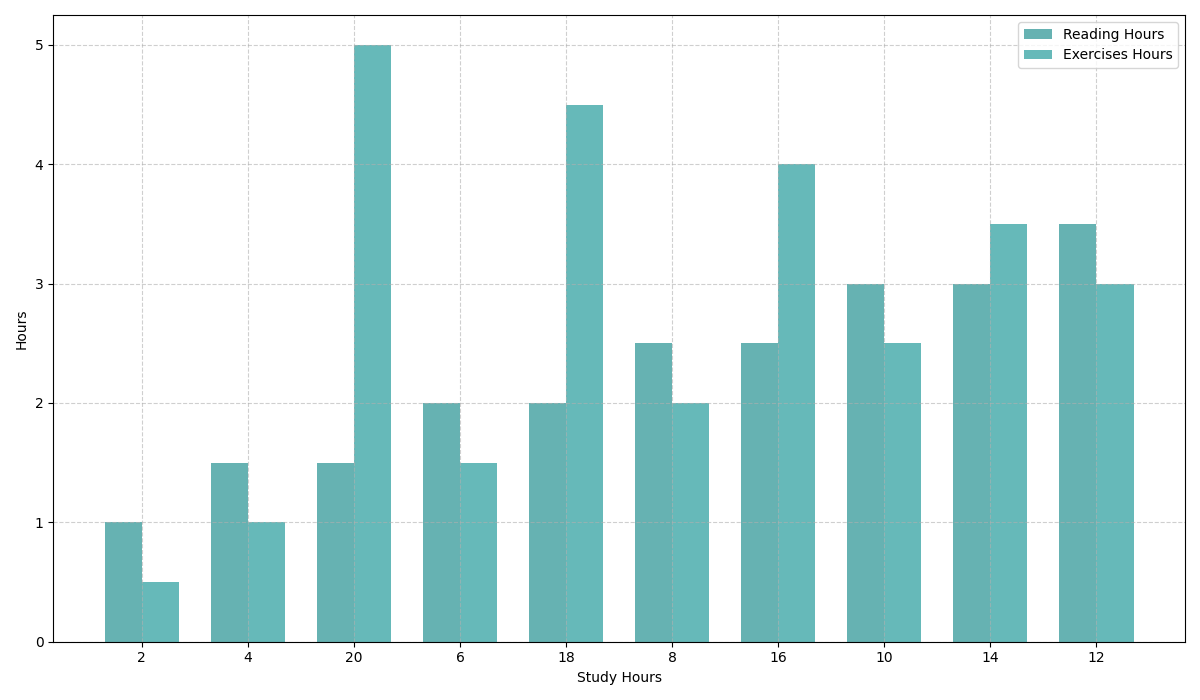

Reproduce this figure in Python.
import matplotlib.pyplot as plt
import numpy as np

study_hours = np.array([2, 4, 6, 8, 10, 12, 14, 16, 18, 20])
reading_hours = np.array([1, 1.5, 2, 2.5, 3, 3.5, 3, 2.5, 2, 1.5])
exercises_hours = np.array([0.5, 1, 1.5, 2, 2.5, 3, 3.5, 4, 4.5, 5])

# Sort indices based on reading_hours
sorted_indices = np.argsort(reading_hours)

# Sorted data
sorted_study_hours = study_hours[sorted_indices]
sorted_reading_hours = reading_hours[sorted_indices]
sorted_exercises_hours = exercises_hours[sorted_indices]

fig, ax1 = plt.subplots(figsize=(12, 7))

bar_width = 0.35
bar_positions = np.arange(len(sorted_study_hours))

ax1.bar(bar_positions, sorted_reading_hours, bar_width, color='teal', alpha=0.6, label='Reading Hours')
ax1.bar(bar_positions + bar_width, sorted_exercises_hours, bar_width, color='darkcyan', alpha=0.6, label='Exercises Hours')

ax1.set_xticks(bar_positions + bar_width / 2)
ax1.set_xticklabels(sorted_study_hours)

ax1.set_xlabel("Study Hours")
ax1.set_ylabel("Hours")
ax1.legend()
ax1.grid(True, linestyle='--', alpha=0.6)
fig.tight_layout()

plt.show()
